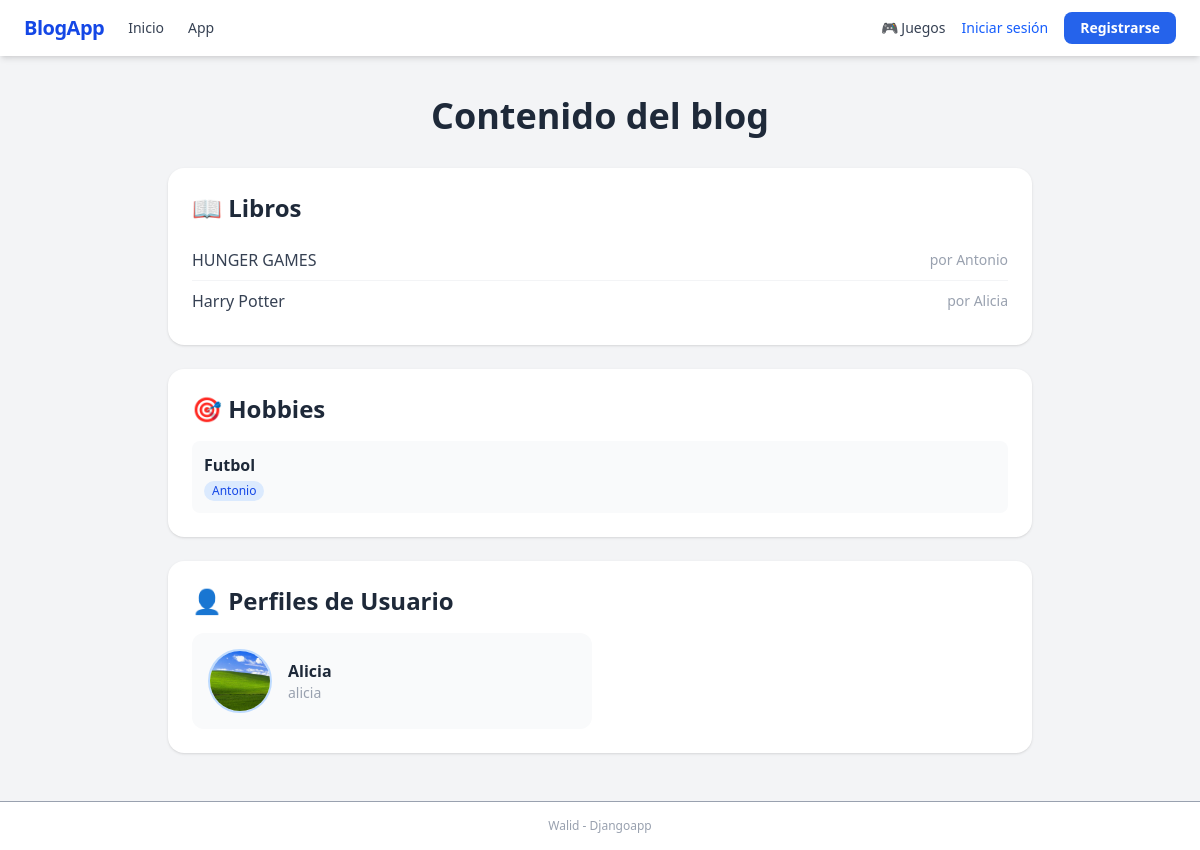
The app's page /app/ with its own data.
### djangoapp/models.py (models this page shows, shortened)
class Book(models.Model):
    title = models.CharField(max_length=100)
    person = models.ForeignKey(Person, on_delete=models.CASCADE)

class Person(models.Model):
    name = models.CharField(max_length=50)
    birth = models.DateField()
    slug = models.SlugField()

class Hobby(models.Model):
    title = models.CharField(max_length=50)
    persons = models.ManyToManyField(Person)

class UserProfile(models.Model):
    name = models.CharField(max_length=50)
    mail = models.CharField(max_length=100)
    propic = models.ImageField(upload_to='profile_pics/', default='default_user.png', blank=True)
    from django.contrib.auth.models import User

### djangoapp/views.py (the view)
# urls.py: path('app/', views.app_page, name='app_page'),
def app_page(request):
    book_list = Book.objects.all()
    hobby_list = Hobby.objects.all()
    user_list = UserProfile.objects.all()
    return render(request, "djangoapp/app_page.html", {
        'books': book_list,
        'hobbies': hobby_list,
        'users': user_list
    })

### djangoapp/templates/djangoapp/app_page.html (shortened to what this page needs)
{% extends "base.html" %}
{% block content %}
<h1 class="text-4xl font-extrabold text-gray-800 dark:text-gray-100 mb-8 text-center">Contenido del blog</h1>
<div class="grid gap-6">
    <div class="bg-white dark:bg-gray-800 rounded-2xl shadow p-6">
        <h2 class="text-2xl font-bold text-gray-800 dark:text-gray-100 mb-4">📖 Libros</h2>
        {% if books %}
        <ul class="divide-y divide-gray-100 dark:divide-gray-700">
            {% for book in books %}
            <li class="py-2 flex justify-between items-center">
                <span class="font-medium text-gray-700 dark:text-gray-200">{{ book.title }}</span>
                <span class="text-sm text-gray-400">por {{ book.person.name }}</span>
            </li>
            {% endfor %}
        </ul>
        {% else %}
        <p class="text-gray-400 text-sm">No hay libros registrados.</p>
        {% endif %}
    </div>
    <div class="bg-white dark:bg-gray-800 rounded-2xl shadow p-6">
        <h2 class="text-2xl font-bold text-gray-800 dark:text-gray-100 mb-4">🎯 Hobbies</h2>
        {% if hobbies %}
        <ul class="space-y-3">
            {% for hobby in hobbies %}
            <li class="bg-gray-50 dark:bg-gray-700 rounded-lg p-3">
                <span class="font-semibold text-gray-800 dark:text-gray-100">{{ hobby.title }}</span>
                <div class="flex flex-wrap gap-1 mt-1">
                    {% for person in hobby.persons.all %}
                    <span class="text-xs bg-blue-100 text-blue-700 dark:bg-blue-900 dark:text-blue-200 px-2 py-0.5 rounded-full">{{ person.name }}</span>
                    {% endfor %}
                </div>
            </li>
            {% endfor %}
        </ul>
        {% else %}
        <p class="text-gray-400 text-sm">No hay hobbies registrados.</p>
        {% endif %}
    </div>
    <div class="bg-white dark:bg-gray-800 rounded-2xl shadow p-6">
        <h2 class="text-2xl font-bold text-gray-800 dark:text-gray-100 mb-4">👤 Perfiles de Usuario</h2>
        {% if users %}
        <div class="grid grid-cols-1 sm:grid-cols-2 gap-4">
            {% for user in users %}
            <div class="flex items-center gap-4 bg-gray-50 dark:bg-gray-700 rounded-xl p-4">
                <img src="{{ user.propic.url }}" alt="{{ user.name }}"
                     class="w-16 h-16 rounded-full object-cover border-2 border-blue-200">
                <div>
                    <p class="font-semibold text-gray-800 dark:text-gray-100">{{ user.name }}</p>
                    <p class="text-sm text-gray-400">{{ user.mail }}</p>
                </div>
            </div>
            {% endfor %}
        </div>
        {% else %}
        <p class="text-gray-400 text-sm">No hay usuarios registrados.</p>
        {% endif %}
    </div>
</div>
{% endblock %}

### theme/templates/base.html (shortened to what this page needs)
{% load static tailwind_tags %}
<!DOCTYPE html>
<html lang="es">
<head>
    {% tailwind_css %}
</head>
<body class="bg-gray-100 dark:bg-gray-900 text-gray-900 dark:text-gray-200 min-h-screen flex flex-col">
    <nav class="bg-white dark:bg-gray-800 shadow-md px-6 py-3 flex items-center justify-between">
        <div class="flex items-center gap-6">
            <a href="{% url 'djangoapp:home' %}" class="text-xl font-bold text-blue-700 dark:text-blue-400 tracking-tight">BlogApp</a>
            <a href="{% url 'djangoapp:home' %}" class="text-sm font-medium text-gray-700 dark:text-gray-300 hover:text-blue-600 transition">Inicio</a>
            <a href="{% url 'djangoapp:app_page' %}" class="text-sm font-medium text-gray-700 dark:text-gray-300 hover:text-blue-600 transition">App</a>
        </div>
        <div class="flex items-center gap-4">
            <a href="{% url 'games:game_list' %}" class="text-sm font-medium text-gray-700 dark:text-gray-300 hover:text-blue-600 transition">🎮 Juegos</a>
            {% if user.is_authenticated %}
                <a href="{% url 'users:profile' %}" class="text-sm bg-blue-100 text-blue-800 dark:bg-blue-900 dark:text-blue-200 px-3 py-1 rounded-full font-medium hover:opacity-80 transition">👤 {{ user.username }}</a>
                <form action="{% url 'users:logout' %}" method="post" style="display:inline;">
                    {% csrf_token %}
                    <button style="background-color:#ef4444; color:#ffffff;" class="text-sm px-4 py-1.5 rounded-lg hover:opacity-80 font-semibold transition">Cerrar sesión</button>
                </form>
            {% else %}
                <a href="{% url 'users:login' %}" class="text-sm font-medium text-blue-600 hover:underline">Iniciar sesión</a>
                <a href="{% url 'users:register' %}" style="background-color:#2563eb; color:#ffffff;" class="text-sm px-4 py-1.5 rounded-lg hover:opacity-80 font-semibold transition">Registrarse</a>
            {% endif %}
        </div>
    </nav>
    <main class="max-w-4xl mx-auto w-full mt-10 px-4 pb-12 flex-1">
        {% block content %}{% endblock content %}
    </main>
    <footer class="bg-white dark:bg-gray-800 border-t text-center text-xs text-gray-400 py-4 mt-auto">
        Walid - Djangoapp
    </footer>
</body>
</html>

### records on screen
Book: title "HUNGER GAMES", person.name "Antonio"
Book: title "Harry Potter", person.name "Alicia"
Hobby: title "Futbol"
Person: name "Antonio"
UserProfile: propic (picture), name "Alicia", mail "alicia"
